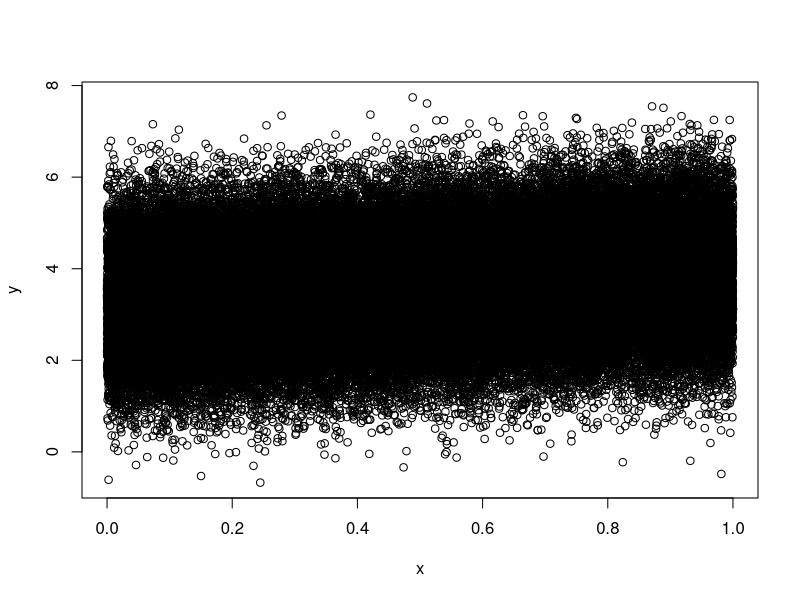
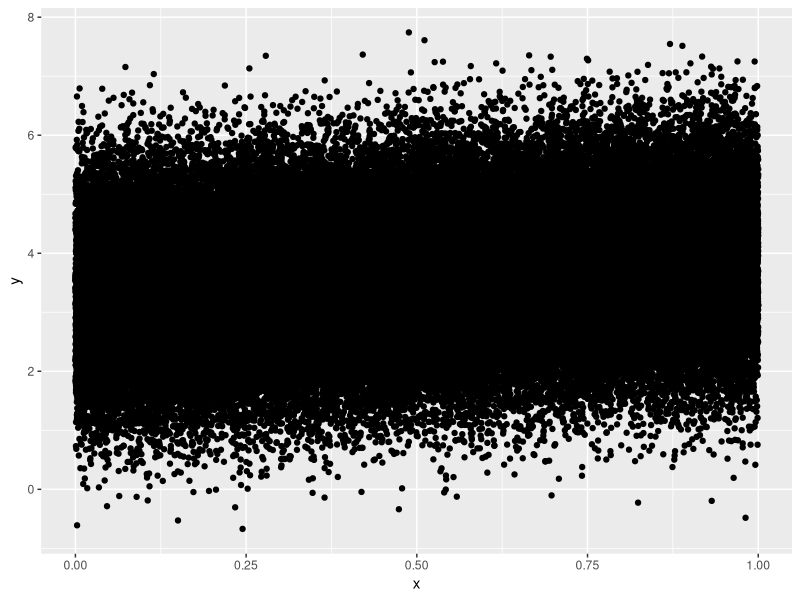
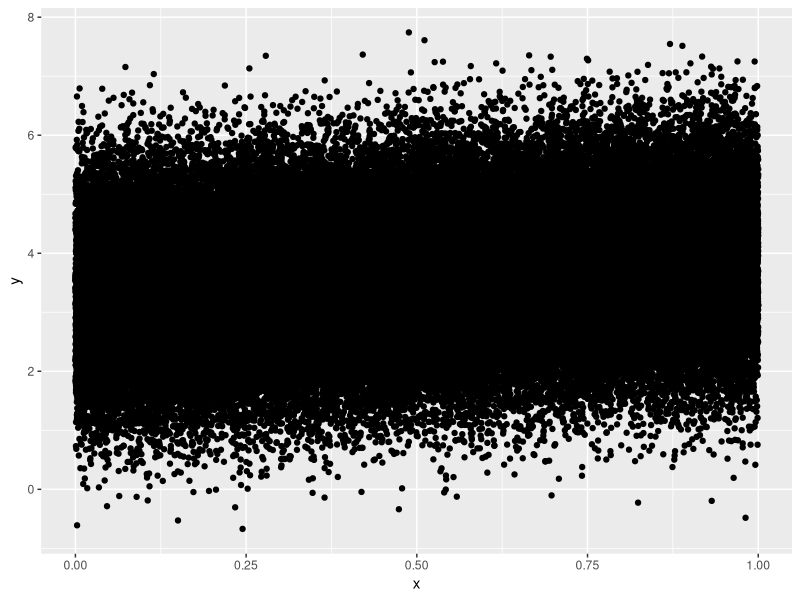
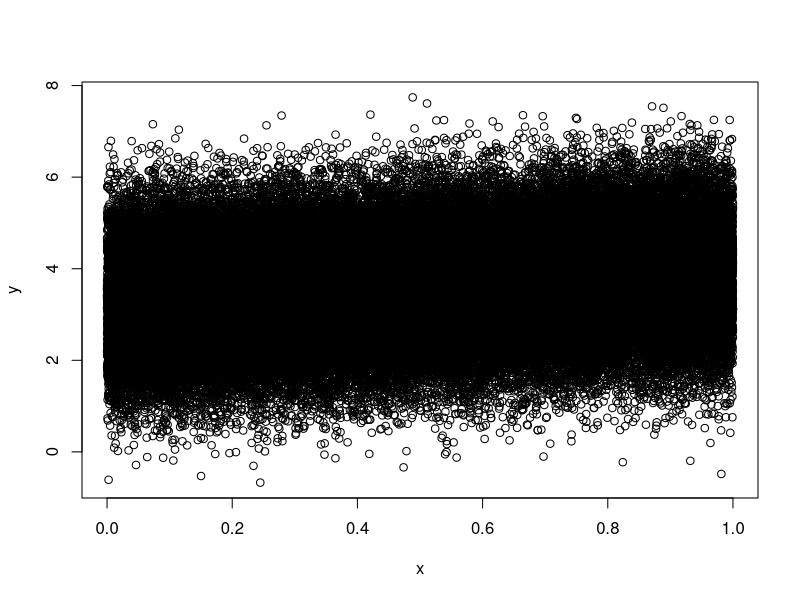
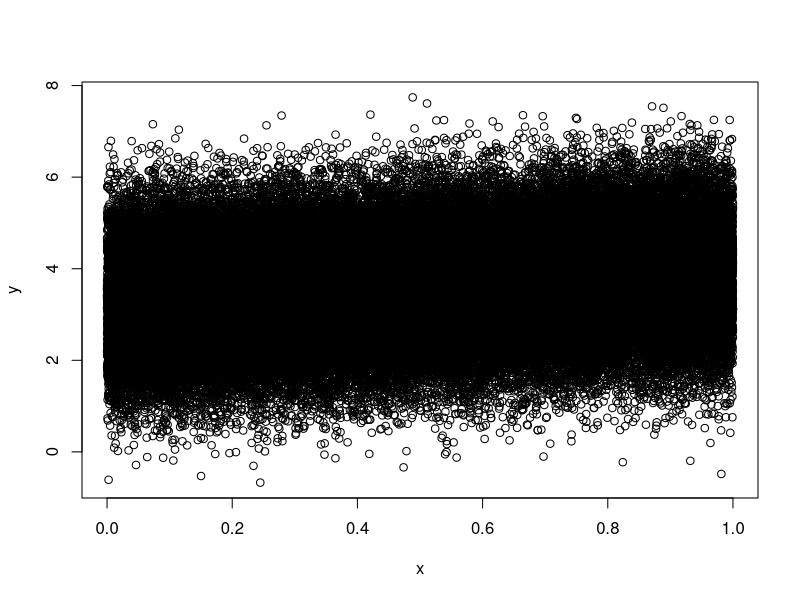
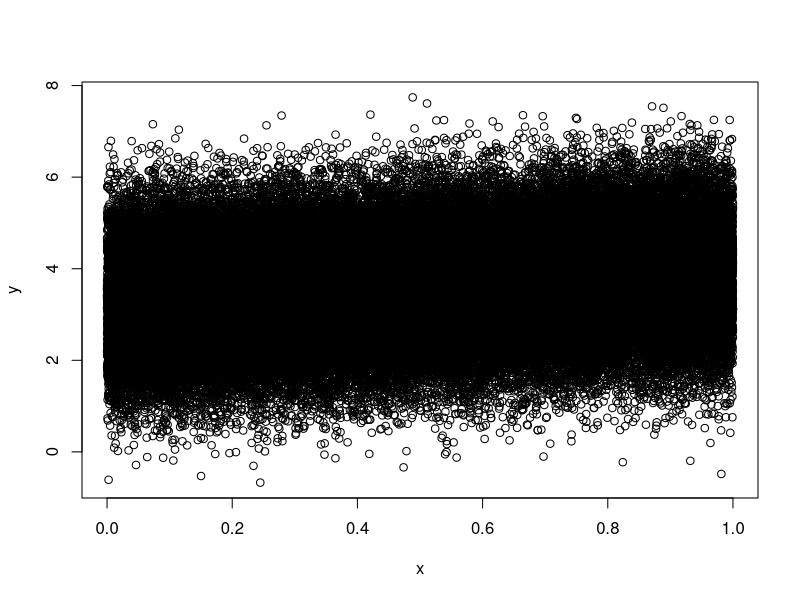
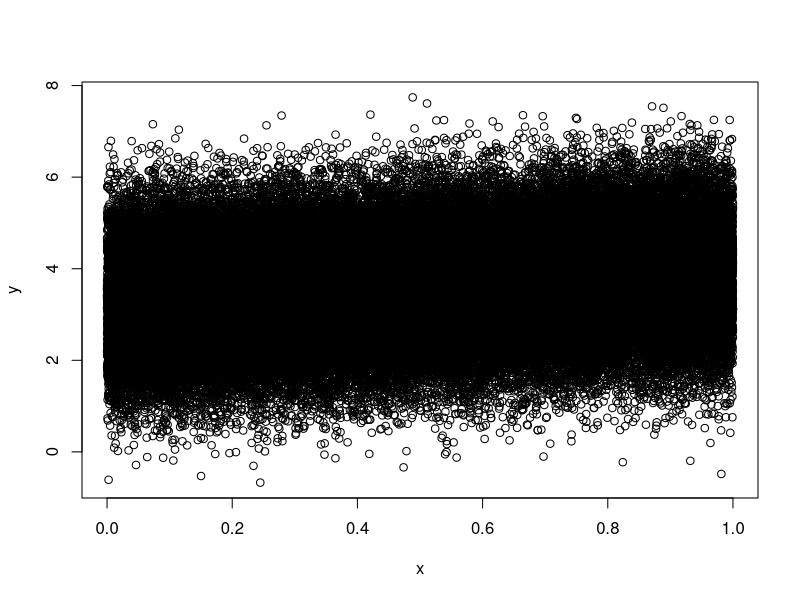
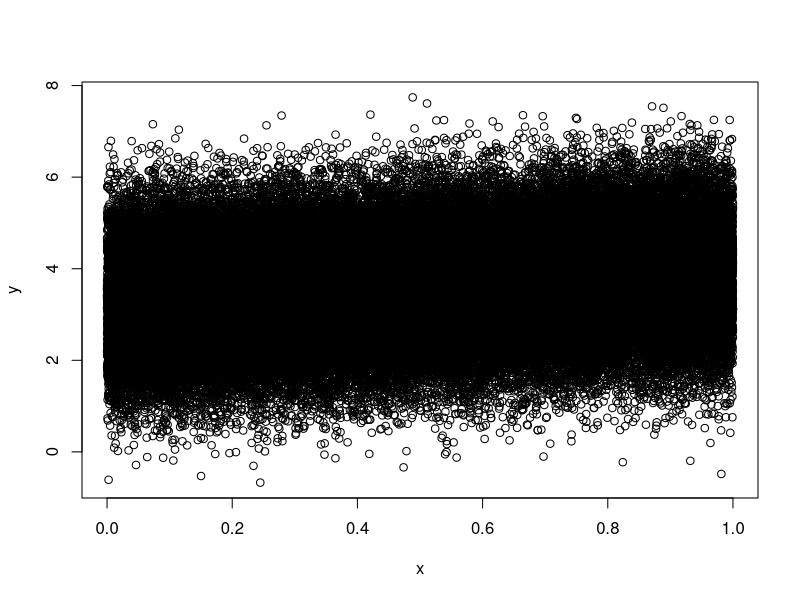

R code for these plots, in order:
## ---- chunk 1
### # define vector of required packages
vec_req_pkgs <- c("tibble", "ggplot2")
### # extract vector of all installed packages
vec_inst_pkgs <- installed.packages()
### # install required packages, if necessary
for (p in vec_req_pkgs){
  if (!p %in% vec_inst_pkgs)
    install.packages(pkgs = p, repos = "https://cran.rstudio.com")
}

## ---- chunk 2
n_nr_obs <- 10^5
n_inter <- 3.24
n_slope <- 0.7
x <- runif(n_nr_obs)
y <- n_inter + n_slope * x + rnorm(n_nr_obs)
tbl_plot_data <- tibble::tibble(x = x, y = y)
## ---- chunk 3
plot(x,y)
## ---- chunk 4
s_file_stem <- "Rplot"
s_file_dev <- "png"
s_out_path <- paste(s_file_stem, s_file_dev, sep = ".")
png(filename = s_out_path)
plot(x,y)
dev.off()
## ---- chunk 5
(df_png_finfo <- file.info(s_out_path))
## ---- chunk 6
s_file_stem <- "Rplot"
s_file_dev <- "pdf"
s_out_path <- paste(s_file_stem, s_file_dev, sep = ".")
pdf(file = s_out_path)
plot(x,y)
dev.off()
## ---- chunk 7
(df_pdf_finfo <- file.info(s_out_path))
## ---- chunk 8
s_file_stem <- "Rplot"
s_file_dev <- "ps"
s_out_path <- paste(s_file_stem, s_file_dev, sep = ".")
postscript(file = s_out_path)
plot(x,y)
dev.off()
## ---- chunk 9
(df_pdf_finfo <- file.info(s_out_path))
## ---- chunk 10
pdf.options()
## ---- chunk 11
s_file_stem <- "Rplothw14"
s_file_dev <- "pdf"
s_out_path <- paste(s_file_stem, s_file_dev, sep = ".")
pdf(file = s_out_path, width = 14, height = 14)
plot(x,y)
dev.off()
(df_pdf_finfo <- file.info(s_out_path))
## ---- chunk 12
s_file_stem <- "Rplotps2"
s_file_dev <- "pdf"
s_out_path <- paste(s_file_stem, s_file_dev, sep = ".")
pdf(file = s_out_path, pointsize = 2)
plot(x,y)
dev.off()
(df_pdf_finfo <- file.info(s_out_path))

## ---- chunk 13
s_file_stem <- "Rplotps24"
s_file_dev <- "pdf"
s_out_path <- paste(s_file_stem, s_file_dev, sep = ".")
pdf(file = s_out_path, pointsize = 24)
plot(x,y)
dev.off()
(df_pdf_finfo <- file.info(s_out_path))
## ---- chunk 14
s_file_stem <- "Rplotcmg"
s_file_dev <- "pdf"
s_out_path <- paste(s_file_stem, s_file_dev, sep = ".")
pdf(file = s_out_path, colormodel = "grey")
plot(x,y)
dev.off()
(df_pdf_finfo <- file.info(s_out_path))
## ---- chunk 15
library(grid)
z <- matrix(runif(500*500), ncol=500)
pdf("image.pdf")
image(z, col=grey(0:99/100))
dev.off()
pdf("gridraster.pdf")
grid.raster(z, interp=FALSE)
dev.off()
file.info("image.pdf", "gridraster.pdf")["size"]
## ---- chunk 16
s_out_path <- "RsmoothScatter.pdf"
pdf(s_out_path)
smoothScatter(y ~ x, colramp = colorRampPalette(c("white", blues9)), xlim = c(0,1), ylim = c(0, 8))
dev.off()
file.info(s_out_path)["size"]
## ---- chunk 17
s_out_path <- "Rggplot2.pdf"
library(ggplot2)
ggplot(tbl_plot_data, aes(x,y)) + geom_point()
ggsave(s_out_path, width = 4, height = 4, dpi = "screen")
(df_ggplot_pdf_finfo <- file.info(s_out_path))
## ---- chunk 18
s_out_path <- "Rggplot2.png"
library(ggplot2)
ggplot(tbl_plot_data, aes(x,y)) + geom_point()
ggsave(s_out_path, width = 4, height = 4, dpi = "screen")
(df_ggplot_png_finfo <- file.info(s_out_path))
## ---- chunk 19
?ggsave
## ---- chunk 20
s_out_path <- "RplotCairo.png"
Cairo::CairoPNG(filename = s_out_path)
plot(x, y)
dev.off()
(df_cairo_png_info <- file.info(s_out_path))
